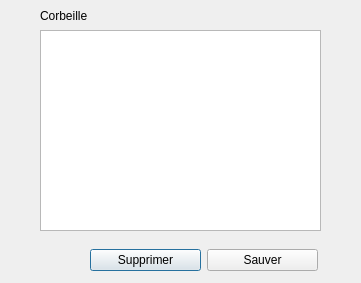
<?xml version="1.0" encoding="UTF-8"?>
<ui version="4.0">
 <class>TrashEditor</class>
 <widget class="QDialog" name="TrashEditor">
  <property name="geometry">
   <rect>
    <x>0</x>
    <y>0</y>
    <width>361</width>
    <height>283</height>
   </rect>
  </property>
  <property name="windowTitle">
   <string>Dialog</string>
  </property>
  <widget class="QListWidget" name="trashedNotes">
   <property name="geometry">
    <rect>
     <x>40</x>
     <y>30</y>
     <width>281</width>
     <height>201</height>
    </rect>
   </property>
  </widget>
  <widget class="QLabel" name="label">
   <property name="geometry">
    <rect>
     <x>40</x>
     <y>6</y>
     <width>61</width>
     <height>20</height>
    </rect>
   </property>
   <property name="text">
    <string>Corbeille</string>
   </property>
  </widget>
  <widget class="QWidget" name="horizontalLayoutWidget">
   <property name="geometry">
    <rect>
     <x>90</x>
     <y>240</y>
     <width>228</width>
     <height>41</height>
    </rect>
   </property>
   <layout class="QHBoxLayout" name="horizontalLayout">
    <item>
     <widget class="QPushButton" name="supp">
      <property name="text">
       <string>Supprimer</string>
      </property>
     </widget>
    </item>
    <item>
     <widget class="QPushButton" name="save">
      <property name="text">
       <string>Sauver</string>
      </property>
     </widget>
    </item>
   </layout>
  </widget>
 </widget>
 <resources/>
 <connections/>
</ui>
